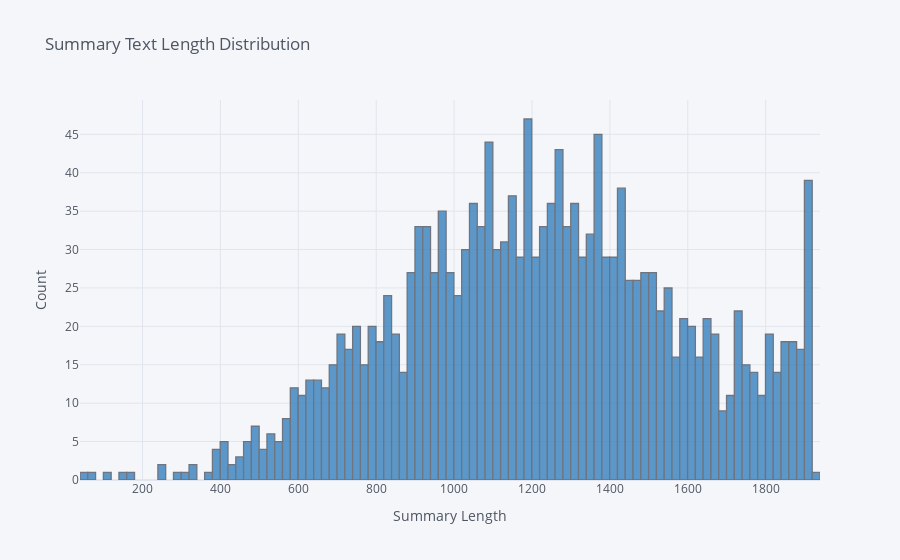

Notebook cell for this chart:
### Code cell
new['summary_len'].iplot(kind='hist', color='blue', bins=100, xTitle='Summary Length', yTitle='Count', title='Summary Text Length Distribution')

### Figure 1 — Plotly figure (JSON) as saved in the notebook; plotly's stock layout.template omitted (floating-point values rounded to 4 significant figures; data arrays with more than 128 entries replaced by an {"elided": "..."} marker saying what was removed)
{"data": [{"histfunc": "count", "histnorm": "", "marker": {"color": "rgba(55, 128, 191, 1.0)", "line": {"color": "#4D5663", "width": 1.3}}, "name": "summary_len", "nbinsx": 100, "opacity": 0.8, "orientation": "v", "type": "histogram", "x": {"elided": "1712 int values"}}], "layout": {"barmode": "overlay", "legend": {"bgcolor": "#F5F6F9", "font": {"color": "#4D5663"}}, "paper_bgcolor": "#F5F6F9", "plot_bgcolor": "#F5F6F9", "title": {"font": {"color": "#4D5663"}, "text": "Summary Text Length Distribution"}, "xaxis": {"gridcolor": "#E1E5ED", "showgrid": true, "tickfont": {"color": "#4D5663"}, "title": {"font": {"color": "#4D5663"}, "text": "Summary Length"}, "zerolinecolor": "#E1E5ED"}, "yaxis": {"gridcolor": "#E1E5ED", "showgrid": true, "tickfont": {"color": "#4D5663"}, "title": {"font": {"color": "#4D5663"}, "text": "Count"}, "zerolinecolor": "#E1E5ED"}}}
